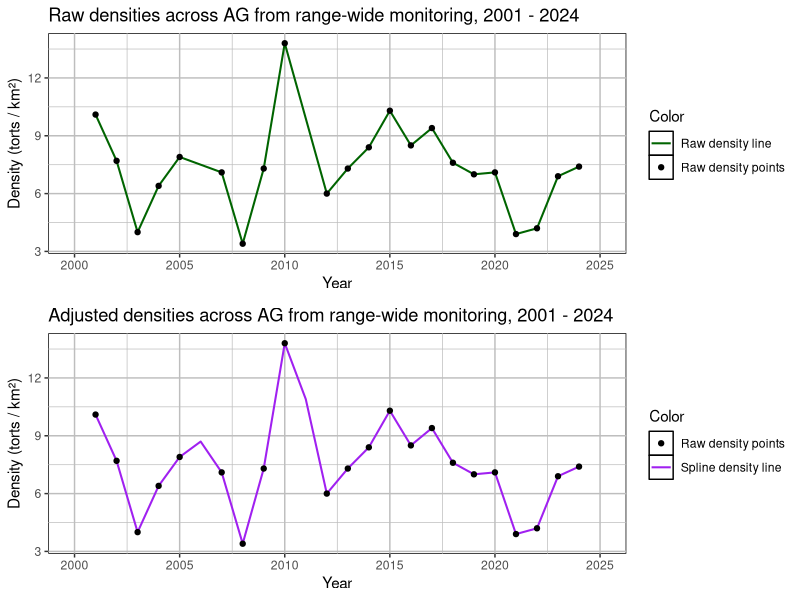
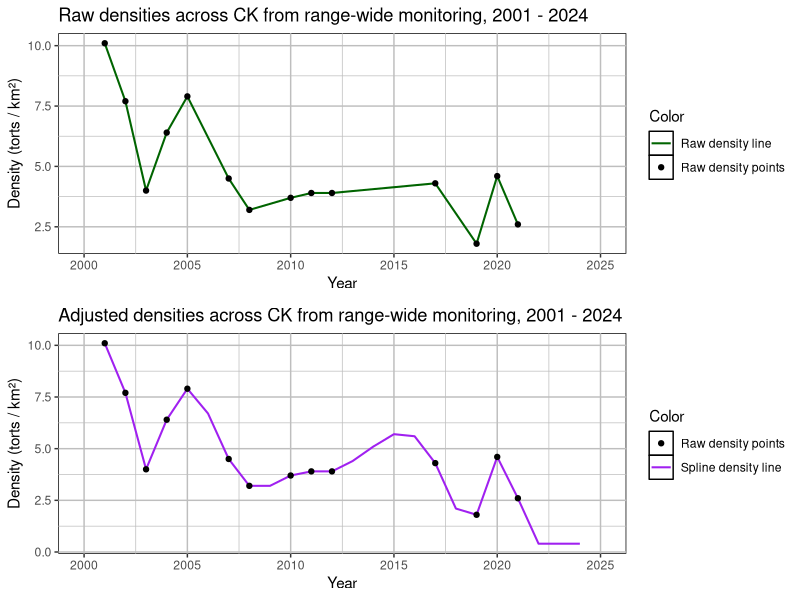
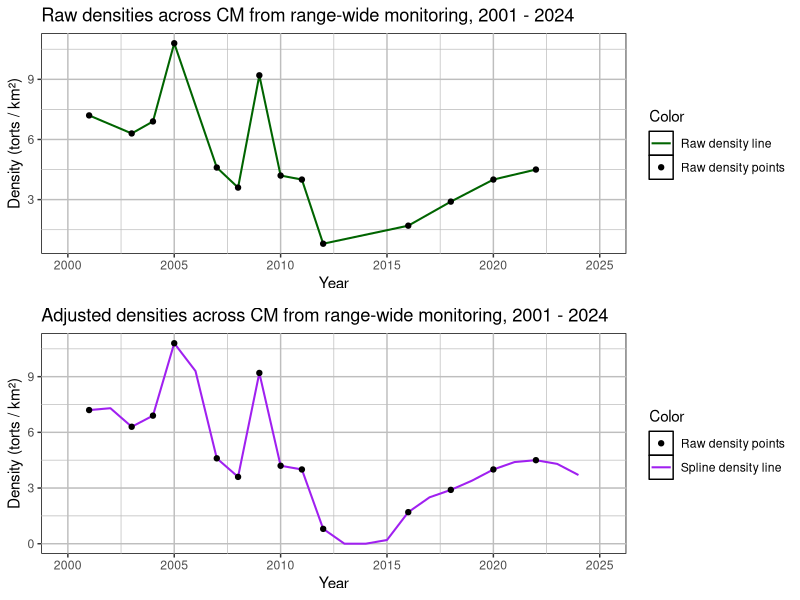
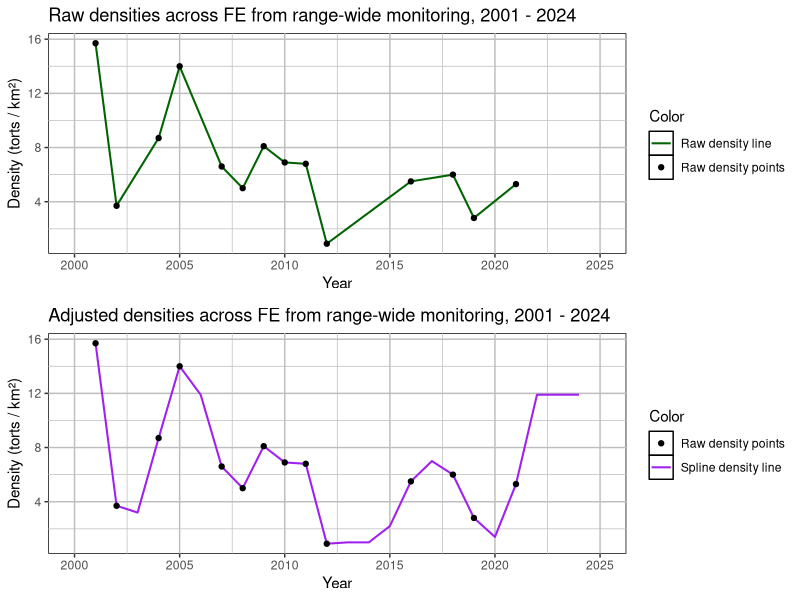
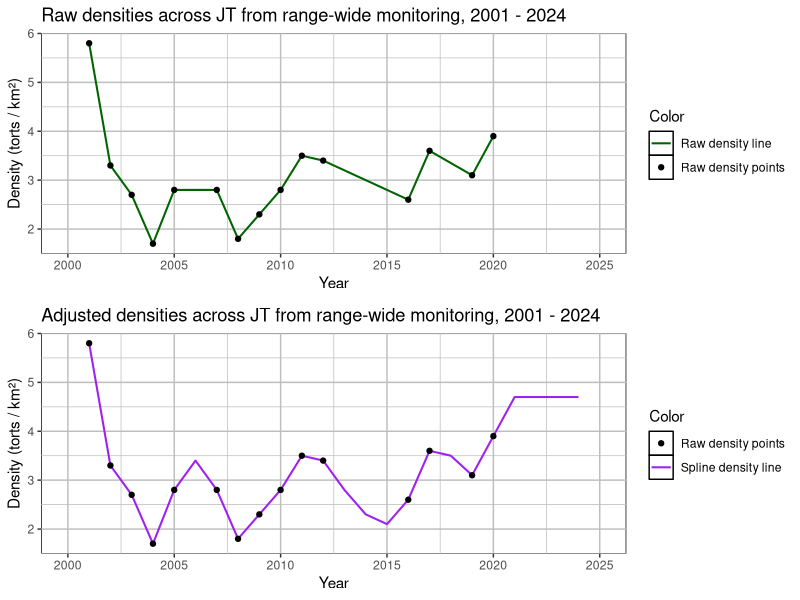
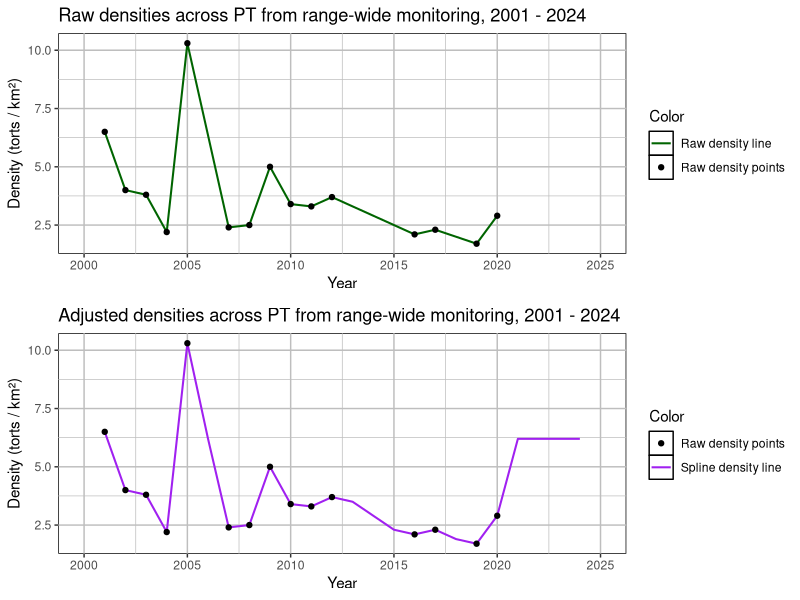
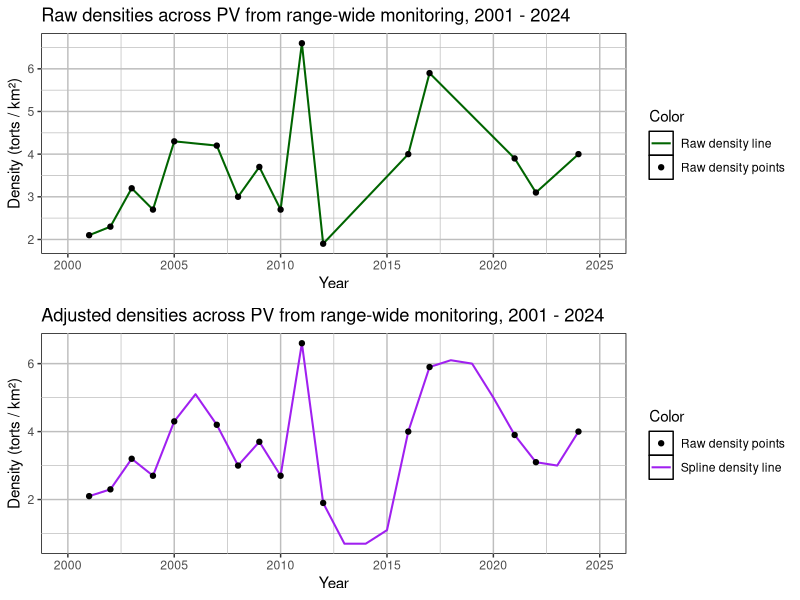
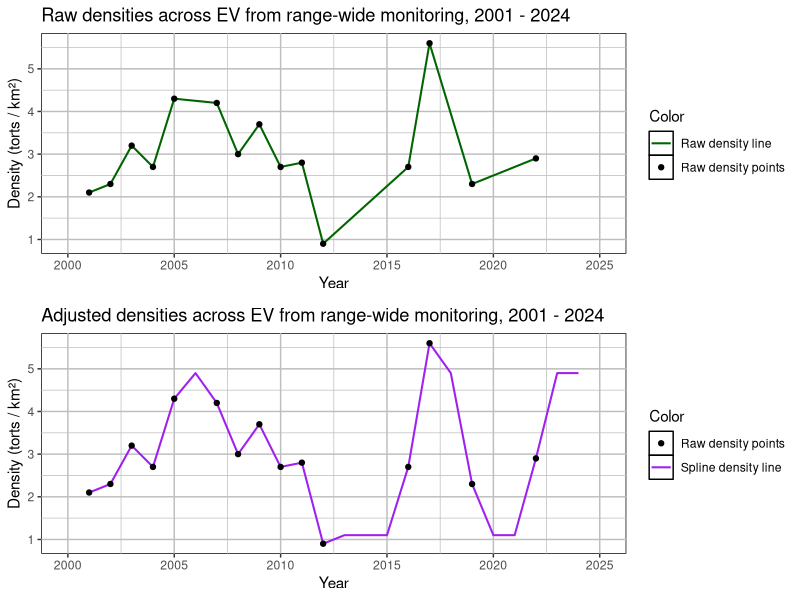

These figures' R source, in order:
library(ggplot2)
library(gridExtra)

############################ SPLINE INTERPOLATION ##############################

# Import data
raw_densities <- read.csv('./data/density/densities_raw.csv')
adj_densities <- read.csv('./data/density/densities_spline_adj.csv')

# Iterate through data
for (i in 2:(dim(raw_densities)[2])) {
  
  # Filter data
  ts_raw <- raw_densities[,c(1, i)]
  ts_adj <- adj_densities[,c(1, i)]
  stratum <- colnames(ts_raw)[2]
  years <- as.matrix(ts_raw)[,1]
  densities <- as.matrix(ts_raw)[,2]
  fit <- as.matrix(ts_adj)[,2]
  
  print(stratum) # Debugging
  
  # Plot raw densities
  raw_df <- data.frame(years = years, densities = densities) |>
    dplyr::filter(!is.na(densities))
  colors <- c('Raw density line' = 'darkgreen', 'Raw density points' = 'black')
  raw_plot <- ggplot(data = raw_df, aes(x = years)) +
    geom_line(aes(y = densities, color = 'Raw density line'), linewidth = 0.7) + 
    geom_point(aes(y = densities, color = 'Raw density points')) +
    labs(x = 'Year', y = 'Density (torts / km²)', color = 'Color',
         title = paste0('Raw densities across ', stratum, ' from range-wide monitoring, 2001 - 2024')) +
    theme(panel.grid = element_line(color = 'grey'),
          panel.background = element_rect(fill = 'white', colour = 'black')) +
    scale_color_manual(values = colors) +
    scale_x_continuous(limits = c(2000, 2025))
  
  # Plot adjusted densities
  adj_df <- data.frame(years = years, densities = fit, points = densities)
  colors <- c('Spline density line' = 'purple', 'Raw density points' = 'black')
  adj_plot <- ggplot(data = adj_df, aes(x = years)) +
    geom_line(aes(y = densities, color = 'Spline density line'), linewidth = 0.7) + 
    geom_point(aes(y = points, color = 'Raw density points')) +
    labs(x = 'Year', y = 'Density (torts / km²)', color = 'Color',
         title = paste0('Adjusted densities across ', stratum, ' from range-wide monitoring, 2001 - 2024')) +
    theme(panel.grid = element_line(color = 'grey'),
          panel.background = element_rect(fill = 'white', colour = 'black')) +
    scale_color_manual(values = colors) +
    scale_x_continuous(limits = c(2000, 2025))
  
  # Put both plots together
  combined_plot <- grid.arrange(raw_plot, adj_plot, ncol = 1)
  
  # Export
  ggsave(paste0('./figures/spline/spline_comparison_', stratum, '.png'), 
         combined_plot, width = 8, height = 5, units = 'in')
}

############################ PRISM PRECIPITATION ###############################

# Import data
densities <- read.csv('./data/density/densities_raw.csv')
precips <- read.csv('./data/compiledCovariates/annual_precipitation.csv')

# Iterate through data
r_sqs <- vector("list", 16)
names(r_sqs) <- colnames(densities[-1])
for (i in 2:dim(densities)[2]) {
  
  # Open data
  dense <- as.matrix(densities[,c(1, i)])
  precip <- as.matrix(precips[, c(1, i)])
  stratum <- colnames(dense)[2]
  years <- as.matrix(dense)[,1]
  print(stratum) # Debugging
  
  # Scale densities and precipitation for axes' sake
  scl <- mean(precip[, stratum]) / 
    mean(dense[, stratum], na.rm = TRUE)
  
  # Plot densities and precipitation together
  df <- data.frame(year = years, density = dense[, stratum], precip = precip[, stratum]) |>
    dplyr::filter(!is.na(density))
  colors <- c('Density' = 'darkgreen', 'Precipitation' = 'royalblue')
  plot <- ggplot(data = df, aes(x = year)) +
    geom_line(aes(y = density, color = 'Density'), linewidth = 0.7) +
    geom_line(aes(y = precip / scl, color = 'Precipitation'), linewidth = 0.7) +
    scale_y_continuous(name = "Density (torts / km²)",
                       sec.axis = sec_axis(trans = ~ . * scl, name = "Precipitation (mm / yr)")) +
    scale_color_manual(values = colors) +
    labs(x = "Year", title = paste0("Comparison of tortoise densities and annual precipitation for ", stratum)) +
    theme(panel.grid = element_line(color = 'grey'),
          panel.background = element_rect(fill = 'white', colour = 'black')) +
    scale_x_continuous(limits = c(2000, 2025))
  
  # Export plots
  ggsave(paste0('./figures/densityPrecip/density_precip_', stratum, '.png'), plot,
         width = 8, height = 3, units = 'in')
  
  # Inspect correlation
  r_sqs[[stratum]] <- cor(df$density, df$precip) ^ 2
}
